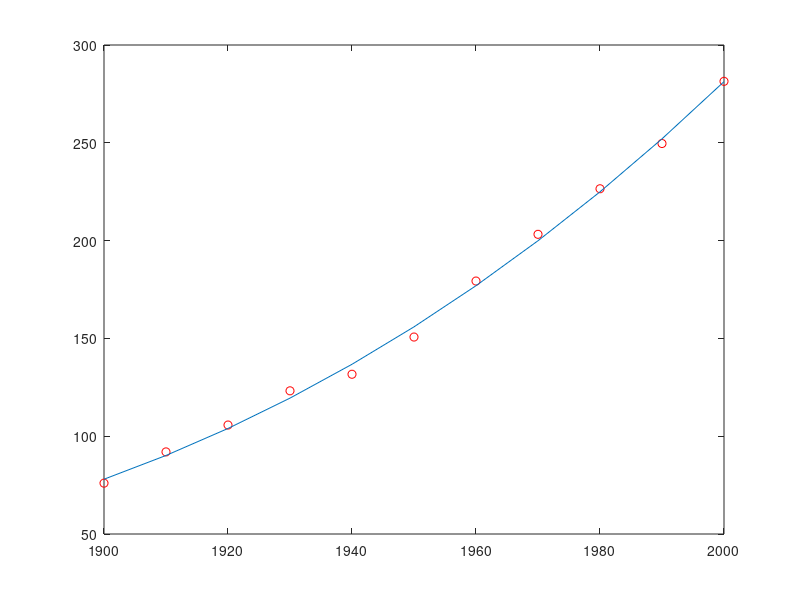

Write MATLAB code to recreate this figure.
clear;clc
t=[1900:10:2000];
b=[75.995,91.972,105.711,123.203,131.669,150.697,179.323,203.212,226.505,249.633,281.422]';
A=fliplr(vander(t));
A=A(:,1:4);
coeff=A\b;
coeff=fliplr(coeff');
x=linspace(min(t),max(t),11);
point=polyval(coeff,x)

%1
xx=[1900:0.05:2000];
yy=coeff(1).*xx.^3+coeff(2).*xx.^2+coeff(3).*xx+coeff(4);

%2
plot(t,b,'ro',x,point)
%hold on
%plot(xx,yy,'g-')

%3
y_3=coeff(1).*t.^3+coeff(2).*t.^2+coeff(3).*t+coeff(4);
residue=norm(y_3-b')

%4
tt=2010;
predict_t2010=coeff(1)*tt^3+coeff(2)*tt^2+coeff(3)*tt+coeff(4)

